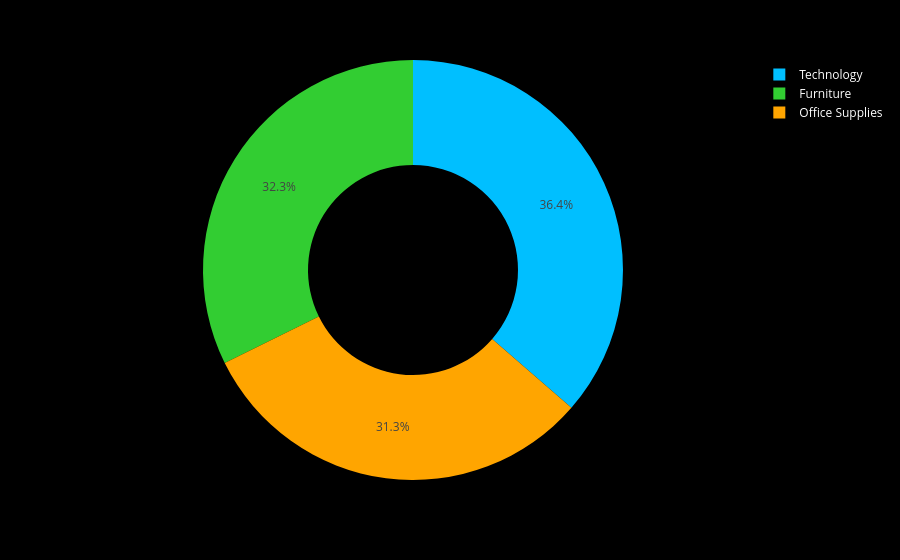

Notebook source saved alongside this figure:
### Code cell
# Group data
sales_by_category = data.groupby('Category')['Sales'].sum().reset_index()

# Create pie chart
fig = px.pie(
    sales_by_category,
    values='Sales',
    names='Category',   # <-- use exact column name
    hole=0.5,
    color_discrete_sequence=["#00BFFF", "#32CD32", "#FFA500"]
)
fig.update_layout(
   plot_bgcolor = "black",
   paper_bgcolor = "black",
   font_color="white"

)

# Show chart
fig.show()

### Figure 1 — Plotly figure (JSON) as saved in the notebook; plotly's stock layout.template omitted (floating-point values rounded to 4 significant figures)
{"data": [{"domain": {"x": [0.0, 1.0], "y": [0.0, 1.0]}, "hole": 0.5, "hovertemplate": "Category=%{label}<br>Sales=%{value}<extra></extra>", "labels": ["Furniture", "Office Supplies", "Technology"], "legendgroup": "", "name": "", "showlegend": true, "values": [742000.0, 719000.0, 836200.0], "type": "pie"}], "layout": {"legend": {"tracegroupgap": 0}, "margin": {"t": 60}, "piecolorway": ["#00BFFF", "#32CD32", "#FFA500"], "font": {"color": "white"}, "plot_bgcolor": "black", "paper_bgcolor": "black"}}
